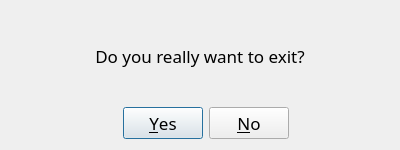
<?xml version="1.0" encoding="UTF-8"?>
<ui version="4.0">
 <class>ExitGame</class>
 <widget class="QDialog" name="ExitGame">
  <property name="geometry">
   <rect>
    <x>0</x>
    <y>0</y>
    <width>400</width>
    <height>150</height>
   </rect>
  </property>
  <property name="windowTitle">
   <string>Dialog</string>
  </property>
  <layout class="QGridLayout" name="gridLayout">
   <item row="1" column="2">
    <widget class="QDialogButtonBox" name="buttonBox">
     <property name="font">
      <font>
       <family>Microsoft YaHei UI Light</family>
       <pointsize>13</pointsize>
      </font>
     </property>
     <property name="locale">
      <locale language="English" country="UnitedStates"/>
     </property>
     <property name="orientation">
      <enum>Qt::Horizontal</enum>
     </property>
     <property name="standardButtons">
      <set>QDialogButtonBox::No|QDialogButtonBox::Yes</set>
     </property>
     <property name="centerButtons">
      <bool>true</bool>
     </property>
    </widget>
   </item>
   <item row="0" column="0" colspan="3">
    <widget class="QLabel" name="label">
     <property name="font">
      <font>
       <family>Microsoft YaHei UI Light</family>
       <pointsize>13</pointsize>
      </font>
     </property>
     <property name="text">
      <string>Do you really want to exit?</string>
     </property>
     <property name="alignment">
      <set>Qt::AlignCenter</set>
     </property>
    </widget>
   </item>
  </layout>
 </widget>
 <resources/>
 <connections>
  <connection>
   <sender>buttonBox</sender>
   <signal>accepted()</signal>
   <receiver>ExitGame</receiver>
   <slot>accept()</slot>
   <hints>
    <hint type="sourcelabel">
     <x>248</x>
     <y>254</y>
    </hint>
    <hint type="destinationlabel">
     <x>157</x>
     <y>274</y>
    </hint>
   </hints>
  </connection>
  <connection>
   <sender>buttonBox</sender>
   <signal>rejected()</signal>
   <receiver>ExitGame</receiver>
   <slot>reject()</slot>
   <hints>
    <hint type="sourcelabel">
     <x>316</x>
     <y>260</y>
    </hint>
    <hint type="destinationlabel">
     <x>286</x>
     <y>274</y>
    </hint>
   </hints>
  </connection>
 </connections>
</ui>
